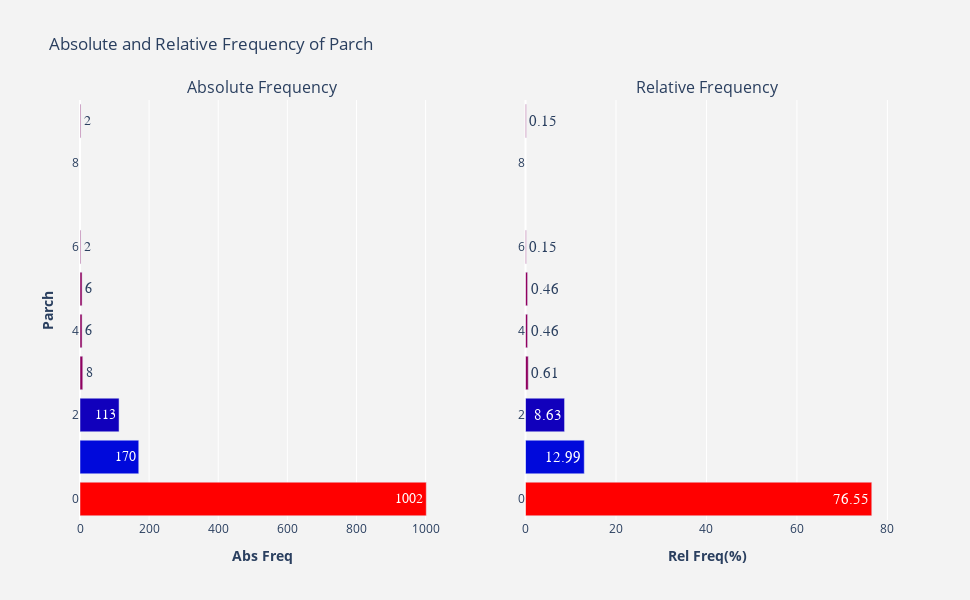

The notebook cell saved with this chart:
### Markdown cell above
**Findings:** Once again, SibSp is not balanced as levels of SibSp(7) are not equally represented in its distribution. 891 passengers were without siblings or spouses. Put another way, over 68% passengers had no siblings or spouses aboard, followed by over 24% passengers had 1 siblings or spouse.

### 4.1.9 Parch  <a id="4.1.9"></a>

### Code cell
"""Absolute and relative frequency of Parch."""
plotFrequency(merged.Parch)

### Figure 1 — Plotly figure (JSON) as saved in the notebook; plotly's stock layout.template omitted (floating-point values rounded to 4 significant figures)
{"data": [{"hoverinfo": "x+y", "marker": {"color": [1002, 170, 113, 8, 6, 6, 2, 2], "colorscale": [[0, "rgb(150,0,90)"], [0.125, "rgb(0,0,200)"], [0.25, "rgb(0,25,255)"], [0.375, "rgb(0,152,255)"], [0.5, "rgb(44,255,150)"], [0.625, "rgb(151,255,0)"], [0.75, "rgb(255,234,0)"], [0.875, "rgb(255,111,0)"], [1, "rgb(255,0,0)"]]}, "name": "Abs Freq", "orientation": "h", "text": [1002, 170, 113, 8, 6, 6, 2, 2], "textfont": {"family": "sans serif", "size": 14}, "textposition": "auto", "type": "bar", "x": [1002, 170, 113, 8, 6, 6, 2, 2], "xaxis": "x", "y": [0, 1, 2, 3, 5, 4, 9, 6], "yaxis": "y"}, {"hoverinfo": "x+y", "marker": {"color": [76.55, 12.99, 8.63, 0.61, 0.46, 0.46, 0.15, 0.15], "colorscale": [[0, "rgb(150,0,90)"], [0.125, "rgb(0,0,200)"], [0.25, "rgb(0,25,255)"], [0.375, "rgb(0,152,255)"], [0.5, "rgb(44,255,150)"], [0.625, "rgb(151,255,0)"], [0.75, "rgb(255,234,0)"], [0.875, "rgb(255,111,0)"], [1, "rgb(255,0,0)"]]}, "name": "Rel Freq(%)", "orientation": "h", "text": [76.55, 12.99, 8.63, 0.61, 0.46, 0.46, 0.15, 0.15], "textfont": {"family": "sans serif", "size": 15}, "textposition": "auto", "type": "bar", "x": [76.55, 12.99, 8.63, 0.61, 0.46, 0.46, 0.15, 0.15], "xaxis": "x2", "y": [0, 1, 2, 3, 5, 4, 9, 6], "yaxis": "y2"}], "layout": {"annotations": [{"font": {"size": 16}, "showarrow": false, "text": "Absolute Frequency", "x": 0.225, "xanchor": "center", "xref": "paper", "y": 1, "yanchor": "bottom", "yref": "paper"}, {"font": {"size": 16}, "showarrow": false, "text": "Relative Frequency", "x": 0.775, "xanchor": "center", "xref": "paper", "y": 1, "yanchor": "bottom", "yref": "paper"}], "height": 600, "hovermode": "closest", "paper_bgcolor": "rgb(243, 243, 243)", "plot_bgcolor": "rgb(243, 243, 243)", "showlegend": false, "title": {"text": "Absolute and Relative Frequency of Parch"}, "width": 970, "xaxis": {"anchor": "y", "domain": [0, 0.45], "title": {"text": "<b>Abs Freq</b>"}}, "xaxis2": {"anchor": "y2", "domain": [0.55, 1], "title": {"text": "<b>Rel Freq(%)</b>"}}, "yaxis": {"anchor": "x", "domain": [0, 1], "title": {"text": "<b>Parch</b>"}}, "yaxis2": {"anchor": "x2", "domain": [0, 1]}}}
